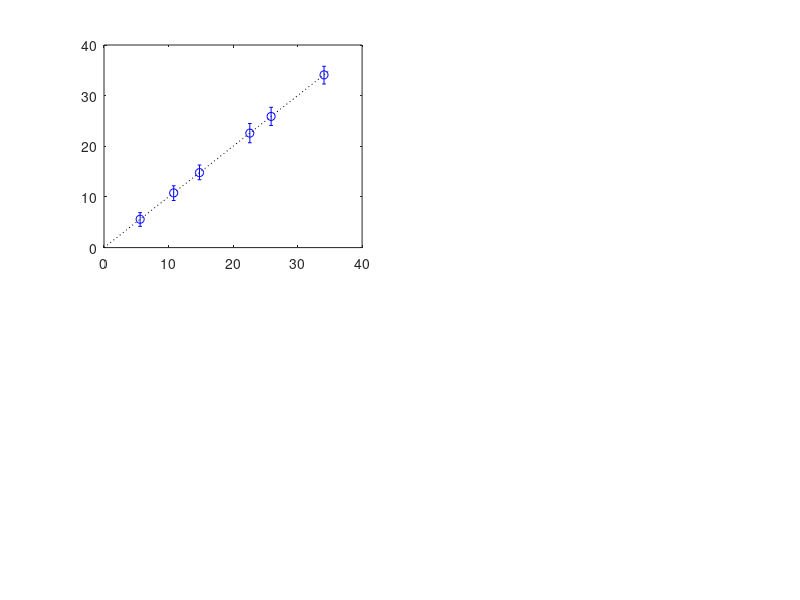

This figure's MATLAB source: (Note: this script raises an error after producing the figure.)
function plotRates

  figure(1);
  clf;
  meanRates = [5.6, 10.8, 14.8, 22.6, 25.9, 34.1];
  negLong = [5.1, 10.3, 14.1, 21.8, 24.9, 33.3];
  posLong = [6.0, 11.2, 15.5, 23.4, 26.9, 34.9];
  negShort = [4.2, 9.3, 13.4, 20.7, 24.1, 32.3];
  posShort = [6.9, 12.2, 16.3, 24.5, 27.7, 35.8];
  
  subplot(2, 2, 1)
  plot([0, 35], [0, 35], 'k:');
  axis([0, 40, 0, 40]);
  hold on;
  errorbar(meanRates, meanRates, meanRates - negShort, posShort - meanRates, 'bo', 'LineWidth', 1.0);
  title('Short window');

  subplot(2, 2, 2)
  plot([0, 35], [0, 35], 'k:');
  axis([0, 40, 0, 40]);
  hold on;
  errorbar(meanRates, meanRates, meanRates - negLong, posLong - meanRates, 'bo', 'LineWidth', 1.0);
  title('Long window');

  meanRates = [5.6, 10.8, 14.8, 22.6, 25.6, 25.9, 27.1, 34.1];
  negLong = [5.1, 10.3, 14.1, 21.8, 24.1, 24.9, 25.2, 33.3];
  posLong = [6.0, 11.2, 15.5, 23.4, 27.0, 26.9, 29.0, 34.9];
  negShort = [4.2, 9.3, 13.4, 20.7, 23.6, 24.1, 24.7, 32.3];
  posShort = [6.9, 12.2, 16.3, 24.5, 27.6, 27.7, 29.5, 35.8];

  subplot(2, 2, 3)
  plot([0, 35], [0, 35], 'k:');
  axis([0, 40, 0, 40]);
  hold on;
  errorbar(meanRates, meanRates, meanRates - negShort, posShort - meanRates, 'bo', 'LineWidth', 1.0);
  title('Short window -- Didn''t exclude drifting data');

  subplot(2, 2, 4)
  plot([0, 35], [0, 35], 'k:');
  axis([0, 40, 0, 40]);
  hold on;
  errorbar(meanRates, meanRates, meanRates - negLong, posLong - meanRates, 'bo', 'LineWidth', 1.0);
  title('Long window -- Didn''t exclude drifting data');
end